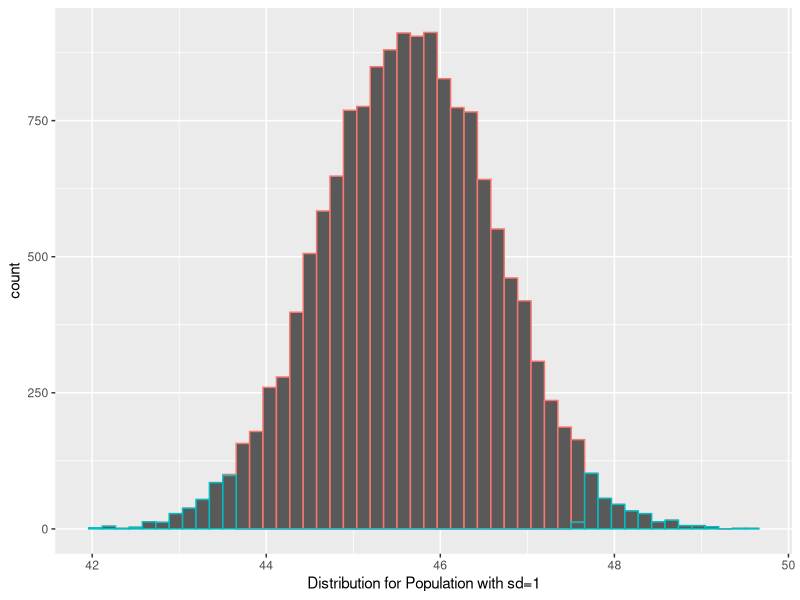
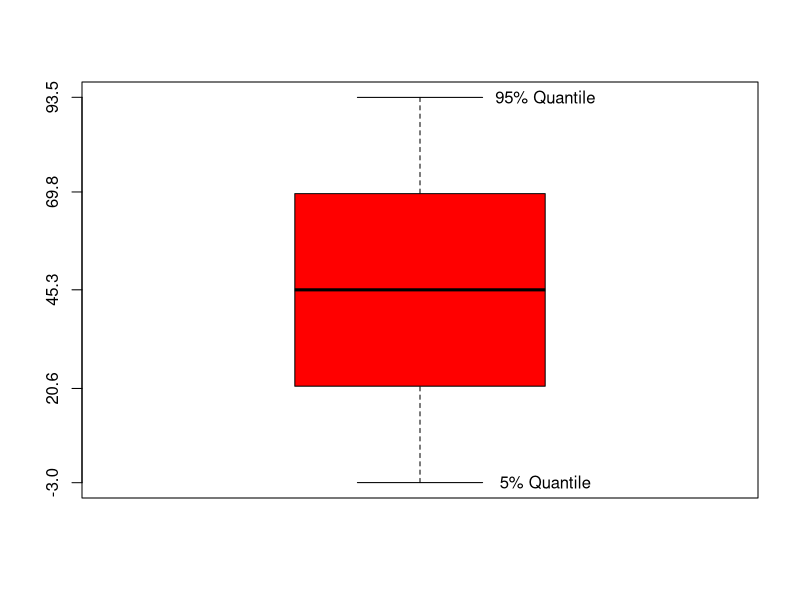
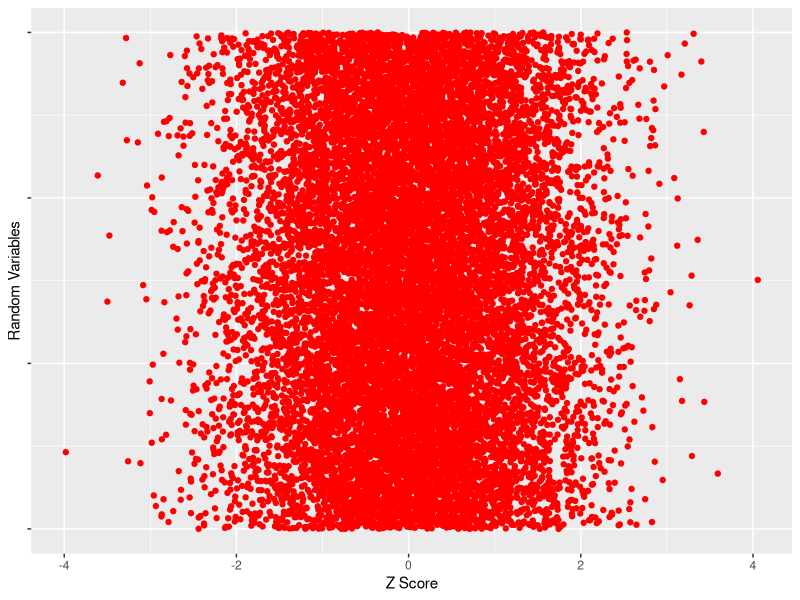
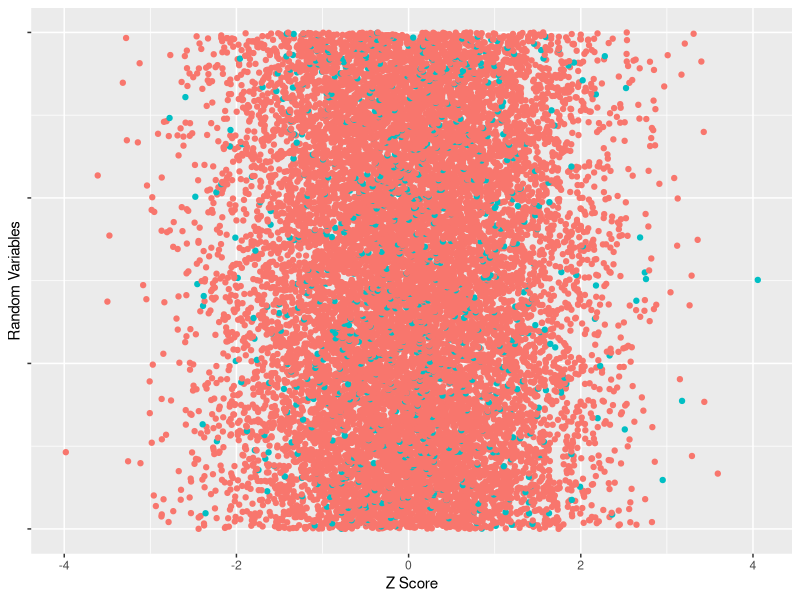
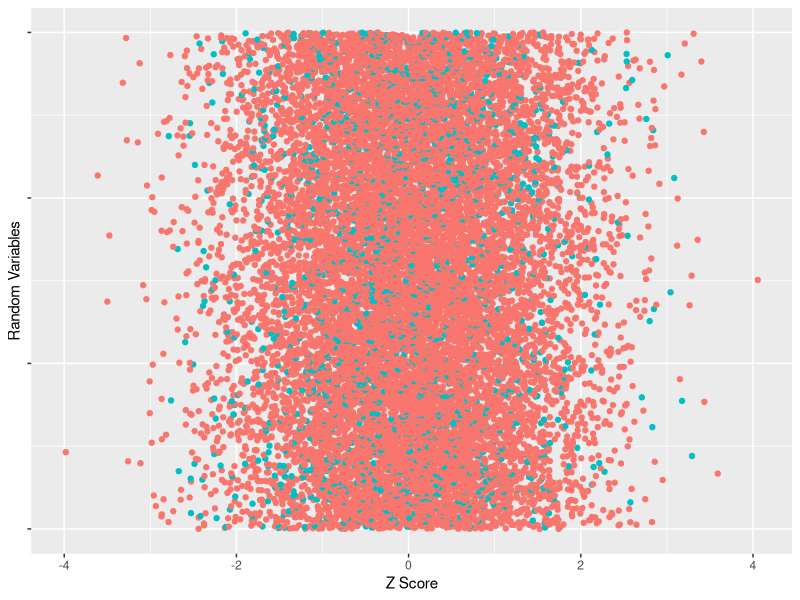
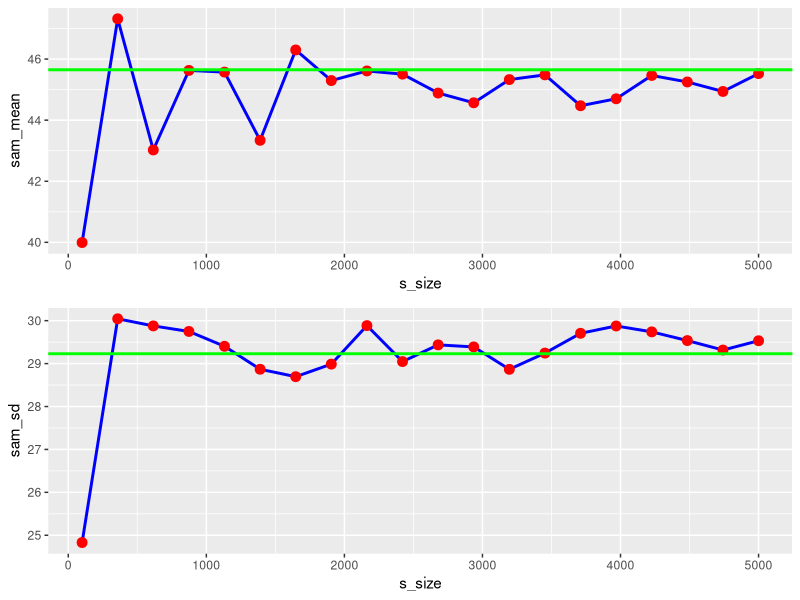
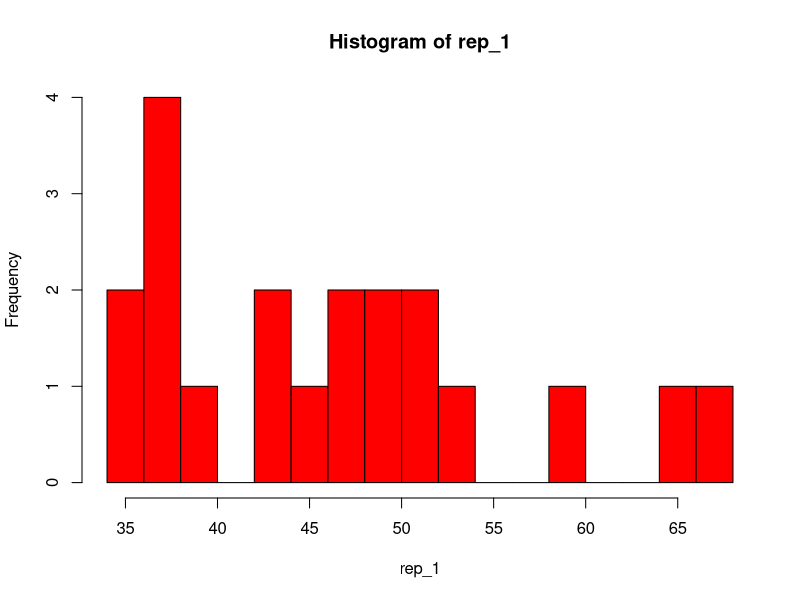
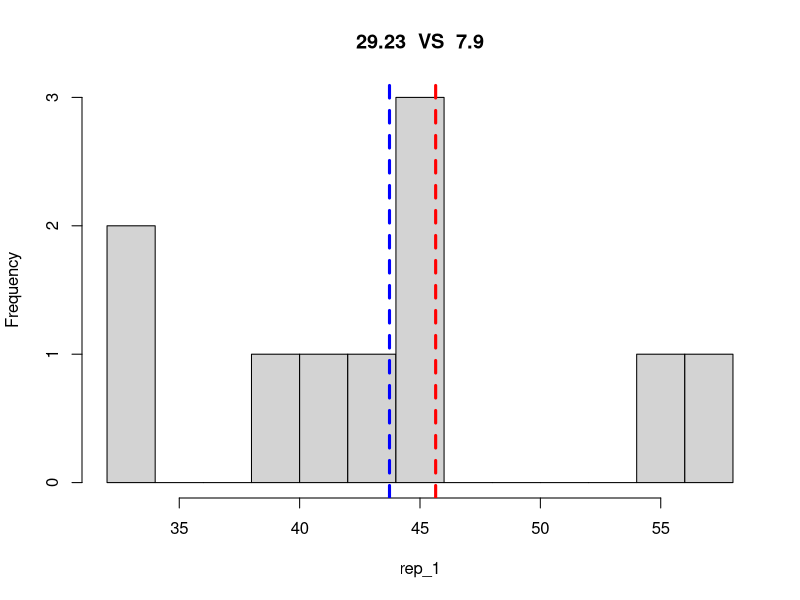

These charts were generated, in order, by the following R code:
# 10_MT_KPI_SL_INV#R
setwd("C:/Users/LENOVO/Desktop/SubscribeMyChannel")
library(dplyr)
library(purrr)
library(tidyr)
library(tibble)
library(ggplot2)
library(gridExtra)


#### Part 1

db_1<-tibble(
   pop_1=rnorm(15000,mean=45.65,sd=1),
   pop_2=rnorm(15000,mean=45.65,sd=29.23),
   ord=1:15000
)


ggplot(data=db_1,aes(x=pop_1))+
   geom_histogram(aes(color=abs(pop_1-45.65)>=2),bins=50)+
   labs(x="Distribution for Population with sd=1")+
   theme(legend.position = "none") 


quantile(db_1$pop_1,probs=c(0.05,0.5,0.95))


quantile(db_1$pop_2,probs=c(0.05,0.5,0.95))


y_labels<-round(quantile(db_1$pop_2,
                         probs=c(0.05,0.20,0.5,0.8,0.95)),1)

quantile(db_1$pop_2,probs=c(0.05,0.5,0.95)) %>% 
   boxplot(col="red",yaxt="n")
axis(side = 2, at = y_labels )
text(x=1.2, y= round(quantile(db_1$pop_2,probs=0.95),2 ), 
     labels="95% Quantile" )
text(x=1.2, y= round(quantile(db_1$pop_2,probs=0.05),2 ), 
     labels="5% Quantile" )

############# PART 2

contr_mat<-tibble(Parameters=c("Mean","Stan_Dev"),
                  We_Want_Pop_1=c(45.65,1),
                  We_Get_Pop_1=c( mean(db_1$pop_1),sd(db_1$pop_1)  ),
                  
                  We_Want_Pop_2=c(45.65,29.23),
                  We_Get_Pop_2=c( mean(db_1$pop_2),sd(db_1$pop_2)  )
                  
)   
contr_mat

sam_2<-sample(db_1$pop_2,750,replace = FALSE) %>% 
   tibble %>% rename(sam_750=".") 


ggplot(data=db_1,aes(x=(pop_2-mean(pop_2) )/29.23,
                     y=as.numeric(reorder(pop_2,ord))  )  )+
   geom_point(col="red") + 
   labs(y="Random Variables",x="Z Score")+
   theme(axis.text.y=element_blank() , legend.position = "none")



ggplot(data=db_1,aes(x=(pop_2-mean(pop_2) )/29.23,
                     y=as.numeric(reorder(pop_2,ord))  )  )+
   geom_point(aes(col=pop_2 %in% sam_2$sam_750)) + 
   labs(y="Random Variables",x="Z Score")+
   theme(axis.text.y=element_blank() , legend.position = "none")



contr_mat<-tibble(We_Want=c(45.65,29.23),
                  We_Get=c( mean(sam_2$sam_750),sd(sam_2$sam_750)  ))   
contr_mat



sam_2<-sample(db_1$pop_2,1500,replace = FALSE) %>% 
   tibble %>% rename(sam_1k=".") 

ggplot(data=db_1,aes(x=(pop_2-mean(pop_2) )/29.23,
                     y=as.numeric(reorder(pop_2,ord))  )  )+
   geom_point(aes(col=pop_2 %in% sam_2$sam_1k)) + labs(y="Random Variables",x="Z Score")+
   theme(axis.text.y=element_blank() ,
         legend.position = "none")

contr_mat<-tibble(We_Want=c(45.65,29.23),
                  We_Get=c( mean(sam_2$sam_1k),sd(sam_2$sam_1k)  ))   
contr_mat

############# PART 3

n<-20  # i will take 15 samples 
sample_mean_collection<-vector(mode="numeric",length=n) # here we store sample means
sample_sd_collection<-vector(mode="numeric",length=n)# here we store sample sd

sample_sizes<-seq(100,5000,length.out = 20) # here we have sample sizes
# largest sample will have 5000 poins
j<-1
for (i in sample_sizes  ) {
   sample_mean_collection[j]<-sample(db_1$pop_2,i) %>% mean
   sample_sd_collection[j]<-sample(db_1$pop_2,i) %>% sd
   j<-j+1
}


db_2<-tibble(sam_mean=sample_mean_collection,
             sam_sd= sample_sd_collection,
             s_size=sample_sizes)


pl_1<-ggplot(data=db_2,aes(x=s_size,y=sam_mean))+
   geom_line(col="blue",cex=1)+
   geom_point(col="red",cex=3)+
   geom_hline(yintercept=45.65,col="green",cex=1)


pl_2<-ggplot(data=db_2,aes(x=s_size,y=sam_sd))+
   geom_line(col="blue",cex=1)+
   geom_point(col="red",cex=3)+
   geom_hline(yintercept=29.23,col="green",cex=1)

gridExtra::grid.arrange(pl_1,pl_2,nrow=2)


#Part 4

n<-20
replicate( n, sample(db_1$pop_2,10,replace=TRUE)  ) 

rep_1<-replicate( n, mean( sample(db_1$pop_2,10,
                                  replace=TRUE)))

dev.off()
hist(rep_1,breaks=15,col="red")



contr_mat<-tibble(We_Want=c(45.65,29.23),
                  We_Get=c( mean(rep_1),sd(rep_1)  ))   
contr_mat


rep_1<-replicate( 10, mean( sample(db_1$pop_2,10,replace=TRUE)  )   )
hist(rep_1,breaks=15,main=paste(29.23," VS ",round(sd(rep_1),2)  ) )
abline(v = 45.65, col="red", lwd=3, lty=2)
abline(v = mean(rep_1), col="blue", lwd=3, lty=2)



rep_2<-replicate( 20, mean( sample(db_1$pop_2,10,replace=TRUE)  )   )
hist(rep_2,breaks=15,main=paste(29.23," VS ",round(sd(rep_2),2)  ) )
abline(v = 45.65, col="red", lwd=3, lty=2)
abline(v = mean(rep_2), col="blue", lwd=3, lty=2)

rep_3<-replicate( 100, mean( sample(db_1$pop_2,10,replace=TRUE)  )   )
hist(rep_3,breaks=15,main=paste(29.23," VS ",round(sd(rep_3),2)  ) )
abline(v = 45.65, col="red", lwd=3, lty=2)
abline(v = mean(rep_3), col="blue", lwd=3, lty=2)

rep_4<-replicate( 500, mean( sample(db_1$pop_2,10,replace=TRUE)  )   )
hist(rep_4,breaks=15,main=paste(29.23," VS ",round(sd(rep_4),2)  ) )
abline(v = 45.65, col="red", lwd=3, lty=2)
abline(v = mean(rep_4), col="blue", lwd=3, lty=2)

#Part 5

n<-70  # i will take 70 samples to estimate sd of means
sample_sd_collection<-vector(mode="numeric",length=n)

sample_sizes<-seq(100,8000,length.out = 70) # here we have sample sizes

#  Sample size determins number of means, not individual observations.
#  For each sample we will  caclulate sample mean and  will use only 10 observatios.

for (i in 1:n  ) {
   sample_sd_collection[i]<-replicate(sample_sizes[i], mean( sample(db_1$pop_2,10  ) ) ) %>% sd
}


db_3<-tibble(sam_sd= sample_sd_collection,
             s_size=sample_sizes)


ggplot(data=db_3,aes(x=sample_sizes,y=sam_sd))+
   geom_line(col="blue",cex=1)+
   geom_point(col="red",cex=3)+
   geom_hline(yintercept=29.23/sqrt(10),col="green",cex=1)




